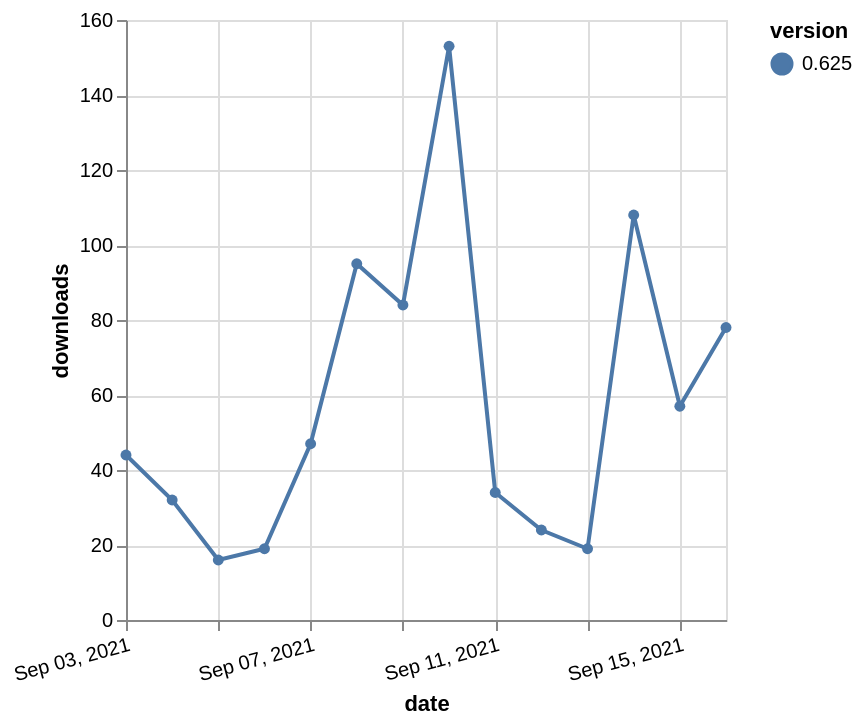

The specification (Vega-Lite) saved for this image:
### Vega-Lite specification from a JSON file in a GitHub repository (floating-point values rounded to 4 significant figures)
{"$schema": "https://vega.github.io/schema/vega-lite/v5.json", "description": "A simple bar chart with embedded data.", "data": {"values": [{"date": "2021-09-03", "total": 79266, "delta": 44, "version": "0.625"}, {"date": "2021-09-04", "total": 79298, "delta": 32, "version": "0.625"}, {"date": "2021-09-05", "total": 79314, "delta": 16, "version": "0.625"}, {"date": "2021-09-06", "total": 79333, "delta": 19, "version": "0.625"}, {"date": "2021-09-07", "total": 79380, "delta": 47, "version": "0.625"}, {"date": "2021-09-08", "total": 79475, "delta": 95, "version": "0.625"}, {"date": "2021-09-09", "total": 79559, "delta": 84, "version": "0.625"}, {"date": "2021-09-10", "total": 79712, "delta": 153, "version": "0.625"}, {"date": "2021-09-11", "total": 79746, "delta": 34, "version": "0.625"}, {"date": "2021-09-12", "total": 79770, "delta": 24, "version": "0.625"}, {"date": "2021-09-13", "total": 79789, "delta": 19, "version": "0.625"}, {"date": "2021-09-14", "total": 79897, "delta": 108, "version": "0.625"}, {"date": "2021-09-15", "total": 79954, "delta": 57, "version": "0.625"}, {"date": "2021-09-16", "total": 80032, "delta": 78, "version": "0.625"}]}, "width": "container", "mark": {"type": "line", "point": {"filled": true}}, "encoding": {"x": {"field": "date", "type": "temporal", "timeUnit": "yearmonthdate", "title": "date", "axis": {"labelAngle": -15}}, "y": {"field": "delta", "type": "quantitative", "title": "downloads"}, "color": {"field": "version", "type": "nominal"}, "tooltip": {"field": "delta"}}}
